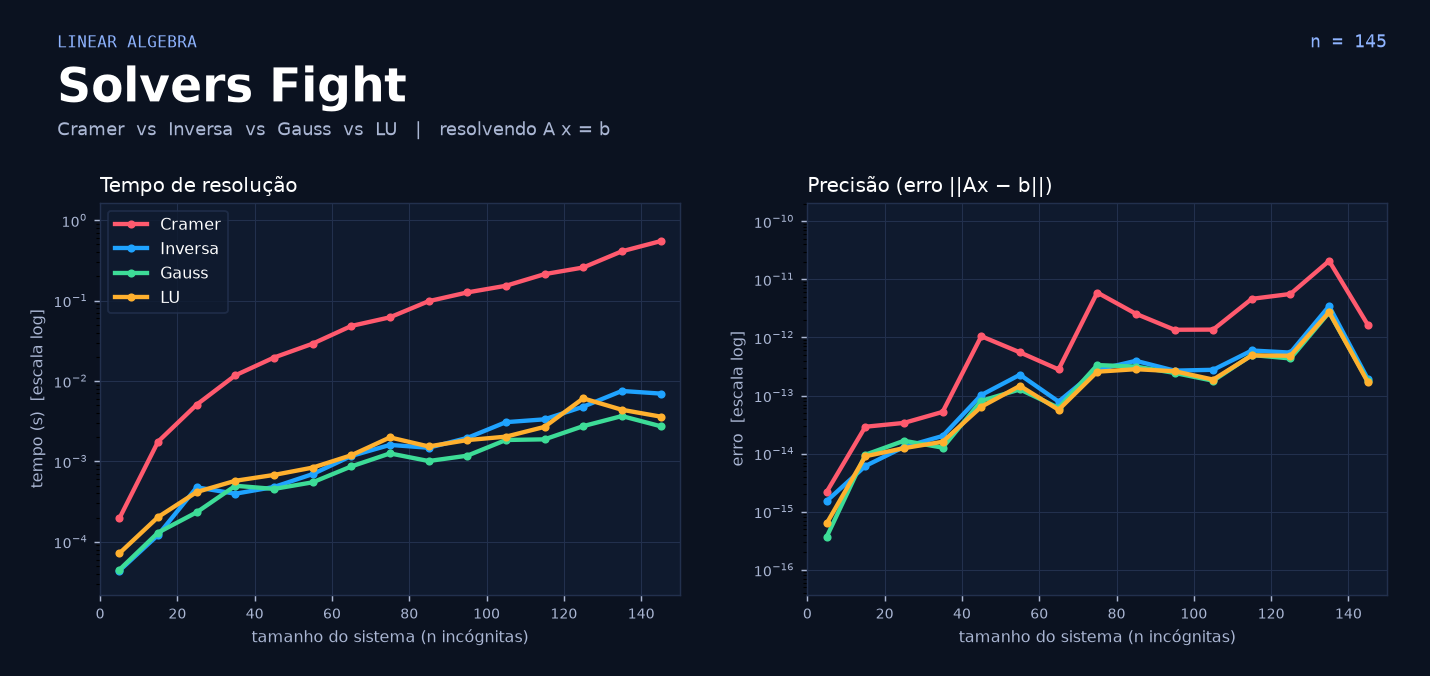

Python code for this plot:
"""
Solvers Fight - 4 métodos de álgebra linear resolvendo A x = b.

Métodos (todos vistos na disciplina):
  1) Regra de Cramer          x_i = det(A_i) / det(A)
  2) Matriz inversa           x = A^-1 b
  3) Eliminação de Gauss      escalonamento + substituição de volta
  4) Decomposição LU          A = L U  ->  L y = b  ->  U x = y

O que o script faz:
  PARTE 1: confere que os 4 métodos dão a MESMA resposta num sistema 3x3.
  PARTE 2: aumenta o tamanho n do sistema e mede TEMPO e ERRO de cada método.
  PARTE 3: gera um GIF animado ("corrida") e um gráfico final.

Uso:
    python solvers_fight.py
"""

import time
import numpy as np
import matplotlib

matplotlib.use("Agg")  # troque por "TkAgg" para ver a janela ao vivo
import matplotlib.pyplot as plt
from matplotlib.animation import FuncAnimation, PillowWriter

np.random.seed(3)

# ---------------------------------------------------------------
# 1) OS 4 MÉTODOS  (cada um recebe A, b e devolve x)
# ---------------------------------------------------------------
# OBS: os 4 métodos são escritos "à mão" no mesmo estilo (escalonamento com
# operações por linha). Assim a comparação é justa: mede o custo do ALGORITMO,
# e não de quem usa código compilado pronto (np.linalg.inv / np.linalg.det).

def determinante(A):
    """Determinante por escalonamento: produto dos pivôs (com troca de sinal)."""
    n = len(A)
    M = A.astype(float).copy()
    sinal = 1.0
    for k in range(n):
        p = np.argmax(np.abs(M[k:, k])) + k
        if M[p, k] == 0:
            return 0.0
        if p != k:
            M[[k, p]] = M[[p, k]]
            sinal = -sinal                           # trocar linhas muda o sinal
        fatores = M[k + 1:, k] / M[k, k]
        M[k + 1:] -= np.outer(fatores, M[k])
    return sinal * np.prod(np.diag(M))


def cramer(A, b):
    """x_i = det(A com a coluna i trocada por b) / det(A)  -> n+1 determinantes."""
    n = len(b)
    det_A = determinante(A)
    x = np.empty(n)
    for i in range(n):
        Ai = A.copy()
        Ai[:, i] = b            # troca a coluna i por b
        x[i] = determinante(Ai) / det_A
    return x


def inversa(A, b):
    """Calcula A^-1 por Gauss-Jordan em [A | I] e depois x = A^-1 b."""
    n = len(b)
    M = np.hstack([A.astype(float), np.eye(n)])
    for k in range(n):
        p = np.argmax(np.abs(M[k:, k])) + k
        M[[k, p]] = M[[p, k]]
        M[k] /= M[k, k]                              # pivô vira 1
        fatores = M[:, k].copy()
        fatores[k] = 0
        M -= np.outer(fatores, M[k])                 # zera acima E abaixo do pivô
    A_inv = M[:, n:]
    return A_inv @ b


def gauss(A, b):
    """Escalona a matriz aumentada [A | b] e resolve de baixo para cima."""
    n = len(b)
    M = np.hstack([A, b.reshape(-1, 1)]).astype(float)
    for k in range(n):
        p = np.argmax(np.abs(M[k:, k])) + k       # pivô: maior valor da coluna
        M[[k, p]] = M[[p, k]]                      # troca de linhas
        fatores = M[k + 1:, k] / M[k, k]
        M[k + 1:] -= np.outer(fatores, M[k])       # zera abaixo do pivô
    x = np.zeros(n)
    for i in range(n - 1, -1, -1):                 # substituição de volta
        x[i] = (M[i, n] - M[i, i + 1:n] @ x[i + 1:]) / M[i, i]
    return x


def fatorar_lu(A):
    """Devolve P, L, U tais que A[P] = L @ U (LU com troca de linhas)."""
    n = len(A)
    U = A.astype(float).copy()
    L = np.eye(n)
    P = np.arange(n)
    for k in range(n):
        p = np.argmax(np.abs(U[k:, k])) + k
        U[[k, p]] = U[[p, k]]
        P[[k, p]] = P[[p, k]]
        L[[k, p], :k] = L[[p, k], :k]
        L[k + 1:, k] = U[k + 1:, k] / U[k, k]
        U[k + 1:] -= np.outer(L[k + 1:, k], U[k])
    return P, L, U


def lu(A, b):
    """Resolve L y = b (para frente) e depois U x = y (para trás)."""
    n = len(b)
    P, L, U = fatorar_lu(A)
    pb = b[P]
    y = np.zeros(n)
    for i in range(n):                              # substituição para frente
        y[i] = pb[i] - L[i, :i] @ y[:i]
    x = np.zeros(n)
    for i in range(n - 1, -1, -1):                  # substituição para trás
        x[i] = (y[i] - U[i, i + 1:] @ x[i + 1:]) / U[i, i]
    return x


METODOS = {"Cramer": cramer, "Inversa": inversa, "Gauss": gauss, "LU": lu}
CORES = {"Cramer": "#ff5a6e", "Inversa": "#1fa3ff", "Gauss": "#3ddc97", "LU": "#ffb02e"}

# ---------------------------------------------------------------
# 2) PARTE 1: todos dão a mesma resposta?
# ---------------------------------------------------------------
A3 = np.array([[2.0, 1.0, -1.0],
               [-3.0, -1.0, 2.0],
               [-2.0, 1.0, 2.0]])
b3 = np.array([8.0, -11.0, -3.0])        # solução exata: x = (2, 3, -1)

print("PARTE 1 - sistema 3x3 (solução exata: 2, 3, -1)")
for nome, f in METODOS.items():
    print(f"  {nome:8s} -> {np.round(f(A3, b3), 6)}")
print()

# ---------------------------------------------------------------
# 3) PARTE 2: corrida - tempo e erro para n crescente
# ---------------------------------------------------------------
TAMANHOS = list(range(5, 155, 10))        # n = 5, 15, ..., 145


def medir(f, A, b, repeticoes=2):
    """Menor tempo em `repeticoes` execuções + erro ||A x - b||."""
    melhor = 1e9
    for _ in range(repeticoes):
        t0 = time.perf_counter()
        x = f(A, b)
        melhor = min(melhor, time.perf_counter() - t0)
    erro = np.linalg.norm(A @ x - b)
    return melhor, max(erro, 1e-17)


tempos = {m: [] for m in METODOS}
erros = {m: [] for m in METODOS}
print("PARTE 2 - corrida (tempo em ms | erro residual)")
for n in TAMANHOS:
    A = np.random.randn(n, n)
    b = np.random.randn(n)
    linha = f"  n={n:3d} "
    for nome, f in METODOS.items():
        t, e = medir(f, A, b)
        tempos[nome].append(t)
        erros[nome].append(e)
        linha += f"| {nome} {t * 1000:7.2f} ms "
    print(linha)

# ---------------------------------------------------------------
# 4) PARTE 3: gráfico animado (estilo "fight")
# ---------------------------------------------------------------
FUNDO, PAINEL, TEXTO = "#0b1220", "#0f1a2e", "#aab6d3"
fig, (ax_t, ax_e) = plt.subplots(1, 2, figsize=(11, 5.2), facecolor=FUNDO)
fig.subplots_adjust(top=0.70, bottom=0.12, left=0.07, right=0.97, wspace=0.22)

fig.text(0.04, 0.93, "LINEAR ALGEBRA", color="#8fb4ff", fontsize=9, family="monospace")
fig.text(0.04, 0.85, "Solvers Fight", color="white", fontsize=26, weight="bold")
fig.text(0.04, 0.80, "Cramer  vs  Inversa  vs  Gauss  vs  LU   |   resolvendo A x = b",
         color=TEXTO, fontsize=10)
txt_n = fig.text(0.97, 0.93, "", color="#8fb4ff", fontsize=10, ha="right", family="monospace")

linhas_t, linhas_e = {}, {}
for ax, titulo, ylabel in [(ax_t, "Tempo de resolução", "tempo (s)  [escala log]"),
                           (ax_e, "Precisão (erro ||Ax − b||)", "erro  [escala log]")]:
    ax.set_facecolor(PAINEL)
    ax.set_yscale("log")
    ax.set_xlim(0, TAMANHOS[-1] + 5)
    ax.set_title(titulo, color="white", fontsize=11, loc="left")
    ax.set_xlabel("tamanho do sistema (n incógnitas)", color=TEXTO, fontsize=9)
    ax.set_ylabel(ylabel, color=TEXTO, fontsize=9)
    ax.tick_params(colors=TEXTO, labelsize=8)
    ax.grid(True, color="#22304d", lw=0.6)
    for s in ax.spines.values():
        s.set_color("#22304d")

todos_t = [v for m in tempos for v in tempos[m]]
todos_e = [v for m in erros for v in erros[m]]
ax_t.set_ylim(min(todos_t) / 2, max(todos_t) * 3)
ax_e.set_ylim(min(todos_e) / 10, max(todos_e) * 10)

for nome, cor in CORES.items():
    linhas_t[nome], = ax_t.plot([], [], color=cor, lw=2.4, marker="o", ms=3.5, label=nome)
    linhas_e[nome], = ax_e.plot([], [], color=cor, lw=2.4, marker="o", ms=3.5, label=nome)
ax_t.legend(facecolor=PAINEL, edgecolor="#22304d", labelcolor="white", fontsize=9, loc="upper left")


def atualizar(i):
    i = min(i, len(TAMANHOS) - 1)
    xs = TAMANHOS[: i + 1]
    for nome in METODOS:
        linhas_t[nome].set_data(xs, tempos[nome][: i + 1])
        linhas_e[nome].set_data(xs, erros[nome][: i + 1])
    txt_n.set_text(f"n = {TAMANHOS[i]}")
    return []


frames = list(range(len(TAMANHOS))) + [len(TAMANHOS) - 1] * 15   # segura no final
anim = FuncAnimation(fig, atualizar, frames=frames, interval=120, blit=False)
anim.save("solvers_fight.gif", writer=PillowWriter(fps=8), dpi=80)
atualizar(len(TAMANHOS) - 1)
fig.savefig("solvers_fight.png", dpi=130, facecolor=FUNDO)

# ranking final
n_final = TAMANHOS[-1]
print(f"\nRANKING em n = {n_final} (mais rápido primeiro):")
for nome in sorted(METODOS, key=lambda m: tempos[m][-1]):
    print(f"  {nome:8s} {tempos[nome][-1] * 1000:8.2f} ms   erro {erros[nome][-1]:.1e}")
print("\nArquivos gerados: solvers_fight.gif e solvers_fight.png")
